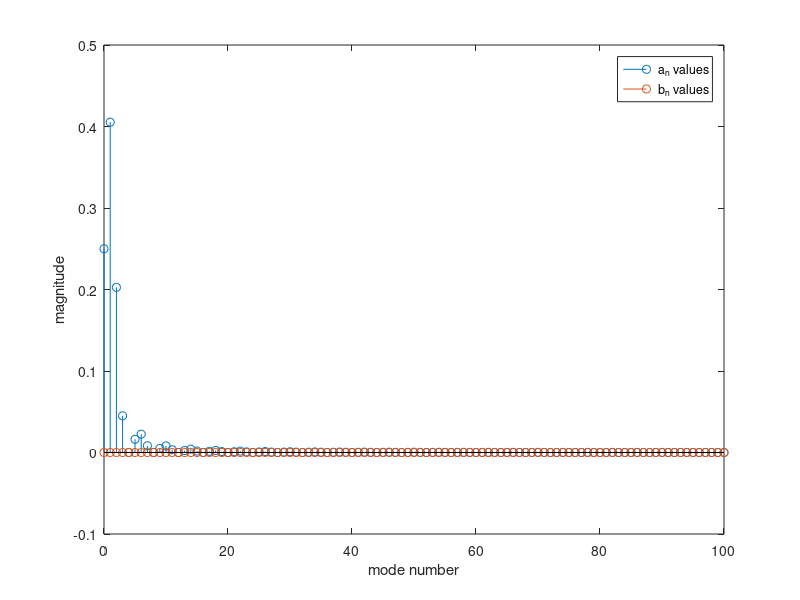

Recreate this plot in MATLAB.
clear all, close all, clc
dx = 0.01;
L = 2;
x = (-L):dx:L;
f = zeros(size(x));
for i = 0:(2*L/dx)
    x_check = -2 + i*dx;
    if x_check<(-1)
        f(i+1) = 0;
    elseif x_check<(0)
        f(i+1) = 1+x(i+1);
    elseif x_check<(1)
        f(i+1) = 1-x(i+1);    
    else
        f(i+1) = 0;
    end
end
A0 = 1/(2*L);
c = 100;
fourier = zeros([2, c+1]);
fourier(1,1) = A0;
fourier(2,1) = 0;
inc = zeros([1, c+1]);
for n = 1:c
    An = (1/L)*sum(f.*cos(n*pi*x/L))*dx;
    Bn = (1/L)*sum(f.*sin(n*pi*x/L))*dx;
    fourier(1,(n+1)) = An;
    fourier(2,(n+1)) = Bn;
    inc(n+1) = n;
end
figure(1)
stem(inc,fourier(1,:))
hold on
stem(inc,fourier(2,:))
legend('a_n values','b_n values')
xlabel('mode number')
ylabel('magnitude')